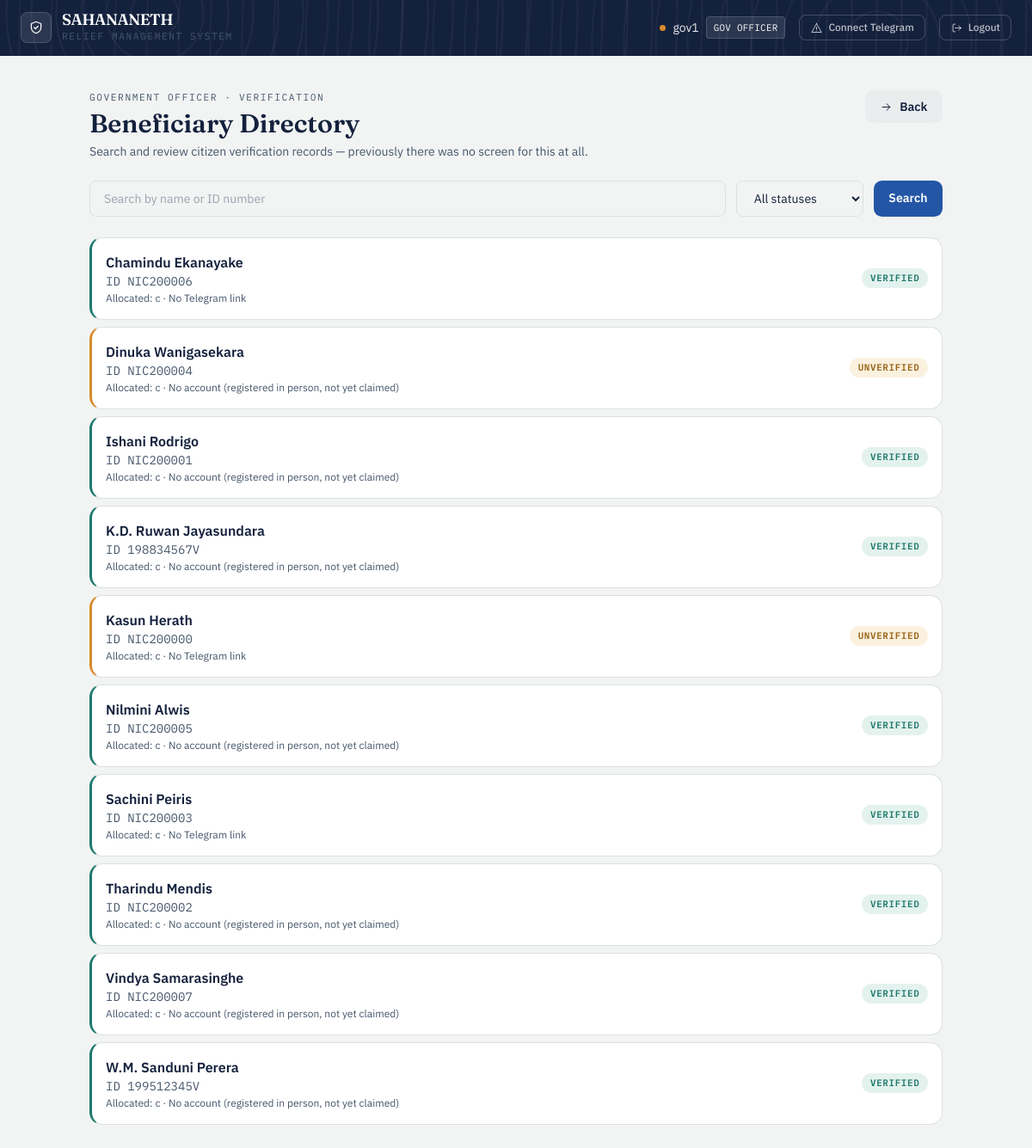
/gov/beneficiaries (signed in), run on the app's committed database.
### app/models/user.py (models this page shows, shortened)
class User(UserMixin, db.Model):
    __tablename__ = 'users'
    id = db.Column(db.Integer, primary_key=True)
    username = db.Column(db.String(80), unique=True, nullable=False)
    full_name = db.Column(db.String(150), nullable=True)
    password_hash = db.Column(db.String(256), nullable=False)
    role_level = db.Column(
    db.Enum('super_admin', 'gov_officer', 'field_officer',
            'warehouse_manager', 'citizen',
            name='user_role_enum'),
    nullable=False
)
    status = db.Column(
        db.Enum('pending', 'active', 'needs_verification', 'verified', 'rejected',name='user_status_enum'),
        default='pending',
        nullable=False
    )
    assigned_node_id = db.Column(db.Integer, nullable=True)
    created_at = db.Column(db.DateTime, default=datetime.utcnow)
    telegram_chat_id = db.Column(db.String(64), unique=True, nullable=True)
    telegram_linked_at = db.Column(db.DateTime, nullable=True)
    notify_opt_in = db.Column(db.Boolean, default=True, nullable=False)
    country = db.Column(db.String(100), nullable=True)
    region = db.Column(db.String(100), nullable=True)   # state / province / district
    city = db.Column(db.String(100), nullable=True)
    latitude = db.Column(db.Float, nullable=True)
    longitude = db.Column(db.Float, nullable=True)
    location_updated_at = db.Column(db.DateTime, nullable=True)
    @property
    def telegram_linked(self):
        return self.telegram_chat_id is not None

### app/models/beneficiary.py (models this page shows, shortened)
class Beneficiary(db.Model):
    __tablename__ = 'beneficiaries'
    id = db.Column(db.Integer, primary_key=True)
    identification_number = db.Column(db.String(50), unique=True, nullable=False)
    full_name = db.Column(db.String(150), nullable=False)
    is_verified = db.Column(db.Boolean, default=False)
    allocated_shelter_id = db.Column(db.Integer, db.ForeignKey('shelters.id'), nullable=True)
    user_id = db.Column(db.Integer, db.ForeignKey('users.id'), nullable=True)
    created_at = db.Column(db.DateTime, default=datetime.utcnow)
    shelter = db.relationship('Shelter', backref='beneficiaries')
    user = db.relationship('User', backref='beneficiary_profile')

### app/models/shelter.py (models this page shows, shortened)
class Shelter(db.Model):
    __tablename__ = 'shelters'
    id = db.Column(db.Integer, primary_key=True)
    shelter_name = db.Column(db.String(150), nullable=False)
    latitude = db.Column(db.Float, nullable=True)
    longitude = db.Column(db.Float, nullable=True)
    maximum_capacity = db.Column(db.Integer, nullable=False)
    current_occupancy_count = db.Column(db.Integer, default=0)
    address = db.Column(db.String(255), nullable=True)
    country = db.Column(db.String(100), nullable=True)
    region = db.Column(db.String(100), nullable=True)   # state / province / district
    city = db.Column(db.String(100), nullable=True)
    status = db.Column(
    db.Enum('pending_approval', 'active', 'inactive',
            name='shelter_status_enum'),
    default='pending_approval',
    nullable=False
)
    created_by_id = db.Column(db.Integer, db.ForeignKey('users.id'), nullable=False)
    approved_by_id = db.Column(db.Integer, db.ForeignKey('users.id'), nullable=True)
    created_at = db.Column(db.DateTime, default=datetime.utcnow)
    created_by = db.relationship('User', foreign_keys=[created_by_id], backref='created_shelters')
    approved_by = db.relationship('User', foreign_keys=[approved_by_id], backref='approved_shelters')
    inventory_items = db.relationship('ShelterInventory', backref='shelter', cascade='all, delete-orphan')

### app/routes/gov_officer.py (the view)
@gov_bp.route('/beneficiaries')
@login_required
@role_required('gov_officer')
@active_required
def beneficiaries():
    from app.services.beneficiary_service import search_and_filter
    q = request.args.get('q', '').strip()
    verified = request.args.get('verified', '')
    results = search_and_filter(q=q, verified=verified)
    return render_template('gov_officer/beneficiaries.html', results=results, q=q, verified=verified)

### app/models/user.py (called while the page is built)
@login_manager.user_loader
def load_user(user_id):
    return User.query.get(int(user_id))

### app/services/beneficiary_service.py (called while the page is built)
def search_and_filter(q='', verified='', shelter_id=None, limit=200):
    query = Beneficiary.query
    if q:
        like = f'%{q.strip()}%'
        query = query.filter(db.or_(
            Beneficiary.full_name.ilike(like),
            Beneficiary.identification_number.ilike(like),
        ))
    if verified == 'yes':
        query = query.filter(Beneficiary.is_verified.is_(True))
    elif verified == 'no':
        query = query.filter(Beneficiary.is_verified.is_(False))
    if shelter_id:
        query = query.filter(Beneficiary.allocated_shelter_id == shelter_id)
    return query.order_by(Beneficiary.full_name).limit(limit).all()

### app/utils.py (called while the page is built)
def role_required(*roles):
    def decorator(f):
        @wraps(f)
        def decorated_function(*args, **kwargs):
            if not current_user.is_authenticated:
                abort(401)
            if current_user.role_level not in roles:
                abort(403)
            return f(*args, **kwargs)
        return decorated_function
    return decorator

def active_required(f):
    @wraps(f)
    def decorated_function(*args, **kwargs):
        if not current_user.is_authenticated:
            abort(401)
        if current_user.status == 'pending':
            flash('Your account is pending approval. Please wait.', 'warning')
            return redirect(url_for('auth.pending'))
        if current_user.status == 'rejected':
            flash('Your account has been rejected. Contact admin.', 'danger')
            return redirect(url_for('auth.login'))
        return f(*args, **kwargs)
    return decorated_function

### app/templates/gov_officer/beneficiaries.html (shortened to what this page needs)
{% extends "base.html" %}
{% block content %}
<div class="max-w-5xl mx-auto mt-10 px-4 pb-16">
    <div class="mb-6 flex flex-wrap items-start justify-between gap-3">
        <div>
            <div class="eyebrow">Government Officer · Verification</div>
            <h1 class="mt-1 font-display text-3xl font-semibold text-ink">Beneficiary Directory</h1>
            <p class="mt-1 text-sm text-slate">Search and review citizen verification records — previously there was no screen for this at all.</p>
        </div>
        <a href="/auth/dashboard" class="btn-ghost inline-flex items-center gap-2">
            <svg class="icon" style="width:15px;height:15px"><use href="#icon-arrow-right"/></svg>
            Back
        </a>
    </div>
    <form method="GET" class="flex flex-wrap gap-3 mb-6">
        <input type="text" name="q" value="{{ q }}" placeholder="Search by name or ID number"
            class="flex-1 min-w-[220px] rounded-lg border border-line bg-paper px-4 py-2.5 text-sm text-ink focus:border-civic focus:outline-none focus:ring-2 focus:ring-civic/40" />
        <select name="verified" class="rounded-lg border border-line bg-paper px-4 py-2.5 text-sm text-ink">
            <option value="" {{ 'selected' if not verified }}>All statuses</option>
        </select>
        <button type="submit" class="btn-primary">Search</button>
    </form>
    {% if results %}
    <div class="space-y-2">
        {% for b in results %}
        <div class="ledger-card {{ 'tone-relief' if b.is_verified else 'tone-amber' }} p-4 flex justify-between items-center flex-wrap gap-2">
            <div>
                <p class="font-semibold text-ink">{{ b.full_name }}</p>
                <p class="text-sm text-slate font-mono">ID {{ b.identification_number }}</p>
                <p class="text-xs text-slate mt-0.5">
                    {% if b.shelter %}Allocated: {{ b.shelter.shelter_name }}{% else %}No shelter allocated{% endif %}
                    {% if b.user %} · {% if b.user.telegram_chat_id %}Telegram linked{% else %}No Telegram link{% endif %}{% else %} · No account (registered in person, not yet claimed){% endif %}
                </p>
            </div>
            <span class="status-pill {{ 'status-approved' if b.is_verified else 'status-pending' }}">
                {{ 'Verified' if b.is_verified else 'Unverified' }}
            </span>
        </div>
        {% endfor %}
    </div>
    {% else %}
    <div class="ledger-card tone-relief p-6 text-center text-slate">No matching records.</div>
    {% endif %}
</div>
{% endblock %}

### app/templates/base.html (shortened to what this page needs)
<!DOCTYPE html>
<html lang="en">
<head>
    <link rel="stylesheet" href="{{ url_for('static', filename='css/tailwind.css') }}">
</head>
<body class="min-h-screen text-ink">
{% if current_user.is_authenticated %}
<nav class="contour-bg text-white px-6 py-3.5 flex justify-between items-center">
    <div class="flex items-center gap-3">
        <div class="w-9 h-9 rounded-lg bg-white/10 border border-white/15 flex items-center justify-center">
            <svg class="icon text-white"><use href="#icon-shield"/></svg>
        </div>
        <div>
            <div class="font-display font-semibold text-lg leading-none tracking-tight">SAHANANETH</div>
            <div class="eyebrow text-white/50 mt-0.5">Relief Management System</div>
        </div>
    </div>
    <div class="flex gap-4 items-center text-sm">
        <div class="flex items-center gap-2">
            <span class="badge-dot bg-amber"></span>
            <span class="text-white/90">{{ current_user.username }}</span>
            <span class="font-mono text-[0.68rem] tracking-wide uppercase bg-white/10 border border-white/15 px-2 py-0.5 rounded">
                {{ current_user.role_level.replace('_', ' ').title() }}
            </span>
        </div>
        <a href="/auth/telegram/connect" class="flex items-center gap-1.5 text-white/70 hover:text-white border border-white/20 hover:border-white/40 px-3 py-1.5 rounded-lg transition">
            <svg class="icon" style="width:15px;height:15px"><use href="#icon-alert"/></svg>
            <span class="text-xs font-medium">{{ 'Telegram connected' if current_user.telegram_linked else 'Connect Telegram' }}</span>
        </a>
        <a href="/auth/logout" class="flex items-center gap-1.5 text-white/70 hover:text-white border border-white/20 hover:border-white/40 px-3 py-1.5 rounded-lg transition">
            <svg class="icon" style="width:15px;height:15px"><use href="#icon-logout"/></svg>
            <span class="text-xs font-medium">Logout</span>
        </a>
    </div>
</nav>
{% endif %}
<main class="{% block main_class %}{% endblock %}">
    {% block content %}{% endblock %}
</main>
</body>
</html>

### data on the page
User: username "gov1", role_level.replace "GOV OFFICER"
Beneficiary: full_name "Chamindu Ekanayake", identification_number "NIC200006", shelter.shelter_name "c", shows "No Telegram link", is_verified "VERIFIED"
Beneficiary: full_name "Dinuka Wanigasekara", identification_number "NIC200004", shelter.shelter_name "c", shows "· No account (registered in person, not yet claimed)", is_verified "UNVERIFIED"
Beneficiary: full_name "Ishani Rodrigo", identification_number "NIC200001", shelter.shelter_name "c", shows "· No account (registered in person, not yet claimed)", is_verified "VERIFIED"
Beneficiary: full_name "K.D. Ruwan Jayasundara", identification_number "198834567V", shelter.shelter_name "c", shows "· No account (registered in person, not yet claimed)", is_verified "VERIFIED"
Beneficiary: full_name "Kasun Herath", identification_number "NIC200000", shelter.shelter_name "c", shows "No Telegram link", is_verified "UNVERIFIED"
Beneficiary: full_name "Nilmini Alwis", identification_number "NIC200005", shelter.shelter_name "c", shows "· No account (registered in person, not yet claimed)", is_verified "VERIFIED"
Beneficiary: full_name "Sachini Peiris", identification_number "NIC200003", shelter.shelter_name "c", shows "No Telegram link", is_verified "VERIFIED"
Beneficiary: full_name "Tharindu Mendis", identification_number "NIC200002", shelter.shelter_name "c", shows "· No account (registered in person, not yet claimed)", is_verified "VERIFIED"
Beneficiary: full_name "Vindya Samarasinghe", identification_number "NIC200007", shelter.shelter_name "c", shows "· No account (registered in person, not yet claimed)", is_verified "VERIFIED"
Beneficiary: full_name "W.M. Sanduni Perera", identification_number "199512345V", shelter.shelter_name "c", shows "· No account (registered in person, not yet claimed)", is_verified "VERIFIED"
